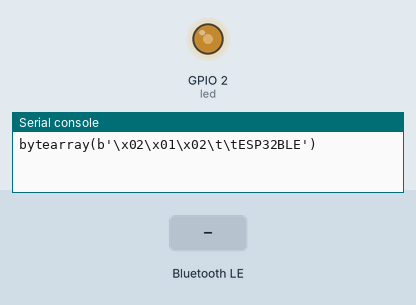
Bench run of a program on a simulated ESP32 board running MicroPython. Parts: output pins drawn as LEDs (lit = HIGH), the last lines printed to the serial console. Inputs (shaded band) come from the test bench. Nothing arrives over Bluetooth unless stated.

Above: at 1.2 s.
1.3 s: "LED ON" written over Bluetooth
At 1.75 s:
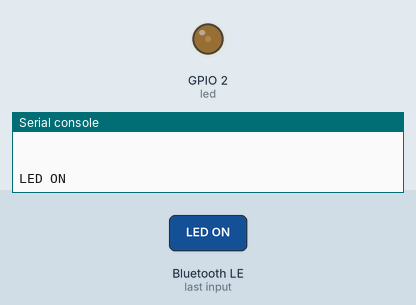
At 5.0 s:
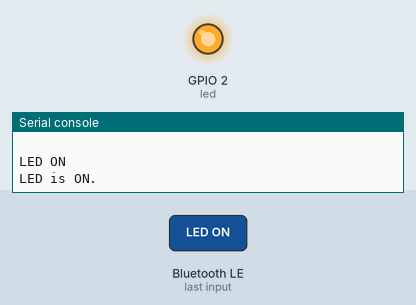
Timing chart, 0 to 6.5 s (numbered marks = the images above; inputs shaded):
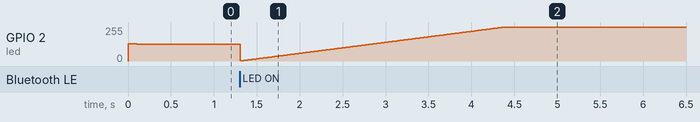

The program:

BLE.py
```python
from machine import Pin, PWM
from machine import Timer
from time import sleep_ms

import bluetooth

BLE_MSG = ""


class ESP32_BLE():
    def __init__(self, name):
        self.led = PWM(Pin(2))
        self.freq = PWM(Pin(2)).freq(1000)
        self.timer1 = Timer(0)
        self.name = name
        self.ble = bluetooth.BLE()
        self.ble.active(True)
        self.ble.config(gap_name=name)
        self.disconnected()
        self.ble.irq(self.ble_irq)
        self.register()
        self.advertiser()

    def connected(self):
        self.led.duty(1023)
        self.timer1.deinit()

    def disconnected(self):
        self.timer1.init(period=100, mode=Timer.PERIODIC, callback=lambda t: led.duty(500))


    def ble_irq(self, event, data):
        global BLE_MSG
        if event == 1: #_IRQ_CENTRAL_CONNECT 手机链接了此设备
            self.connected()
        elif event == 2: #_IRQ_CENTRAL_DISCONNECT 手机断开此设备
            self.advertiser()
            self.disconnected()
        elif event == 3: #_IRQ_GATTS_WRITE 手机发送了数据
            buffer = self.ble.gatts_read(self.rx)
            BLE_MSG = buffer.decode('UTF-8').strip()

    def register(self):
        service_uuid = '6E400001-B5A3-F393-E0A9-E50E24DCCA9E'
        reader_uuid = '6E400002-B5A3-F393-E0A9-E50E24DCCA9E'
        sender_uuid = '6E400003-B5A3-F393-E0A9-E50E24DCCA9E'

        services = (
            (
                bluetooth.UUID(service_uuid),
                (
                    (bluetooth.UUID(sender_uuid), bluetooth.FLAG_NOTIFY),
                    (bluetooth.UUID(reader_uuid), bluetooth.FLAG_WRITE),
                )
            ),
        )

        ((self.tx, self.rx,), ) = self.ble.gatts_register_services(services)

    def send(self, data):
        self.ble.gatts_notify(0, self.tx, data + '\n')

    def advertiser(self):
        name = bytes(self.name, 'UTF-8')
        adv_data = bytearray('\x02\x01\x02') + bytearray((len(name) + 1, 0x09)) + name
        self.ble.gap_advertise(100, adv_data)
        print(adv_data)
        print("\r\n")


if __name__ == "__main__":
    ble = ESP32_BLE("ESP32BLE")

    led = PWM(Pin(2))

    while True:
        if BLE_MSG == 'LED ON':
            print(BLE_MSG)
            for i in range(0,1023):
                led.duty(i)
                sleep_ms(3)
            BLE_MSG = ""
            print('LED is ON.')
            ble.send('LED is ON.')

        elif BLE_MSG == 'LED OFF':
            print(BLE_MSG)
            for i in range(1023,-1,-1):
                led.duty(i)
                sleep_ms(3)
            BLE_MSG = ""
            print('LED is OFF.')
            ble.send('LED is OFF.')
        sleep_ms(100)
```
